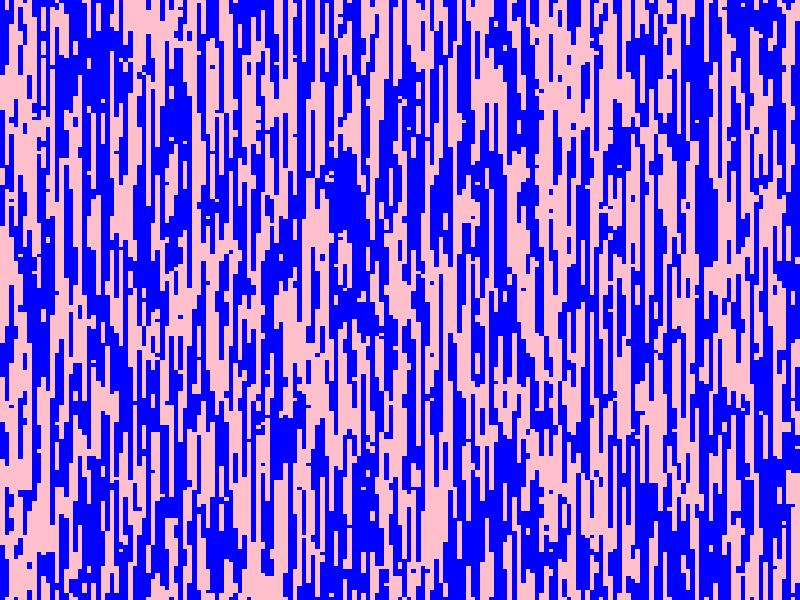

Write R code to recreate this figure.
## Assignment 3.2.R.2 - 2023 Programming in Psychological Science

# Date               Programmer                   Student Number
# ====          ====================            =================
# 27-Jan-2023     Roy Michael Moore                 14137615



###########################################

# This script as well as its README file can be found on:
# https://github.com/Roy-M-Moore/PIPS2023A3

###########################################


# make_art()
# The make_art() function will create random art following striped patterns. It can take three arguments:
## seed: set a seed so that the artwork can be repeated multiple times. Defaults to NULL.
## resolution: how many "patches" should the image have. Defaults to 150.
## colors: a vector of two colors to be specified in the form ' c("color1", "color2") '. Defaults to black and green.

make_art <- function(seed = NULL, resolution = 150, colors = c("black", "green")){
  set.seed(seed)
  n <- resolution # set resolution
  patches <- matrix(sample(c(1,0), size = n^2, replace = T, prob = c(0.5, 0.5)), n, n) # generate canvas
  
  for (i in 1:nrow(patches)) {
    for (j in 1:ncol(patches)) {
      if (j < n) {
        patches[i, j+1] <- sample(c(patches[i, j], patches[i, j+1]), size = 1, prob = c(0.875, 0.125))
      }
    }
  }
  
  par(mar = c(0, 0, 0, 0), oma = c(0, 0, 0, 0))
  image(patches, col = colors, axes = FALSE)
}

make_art(seed = 2, resolution = 175, colors = c("blue", "pink"))
















